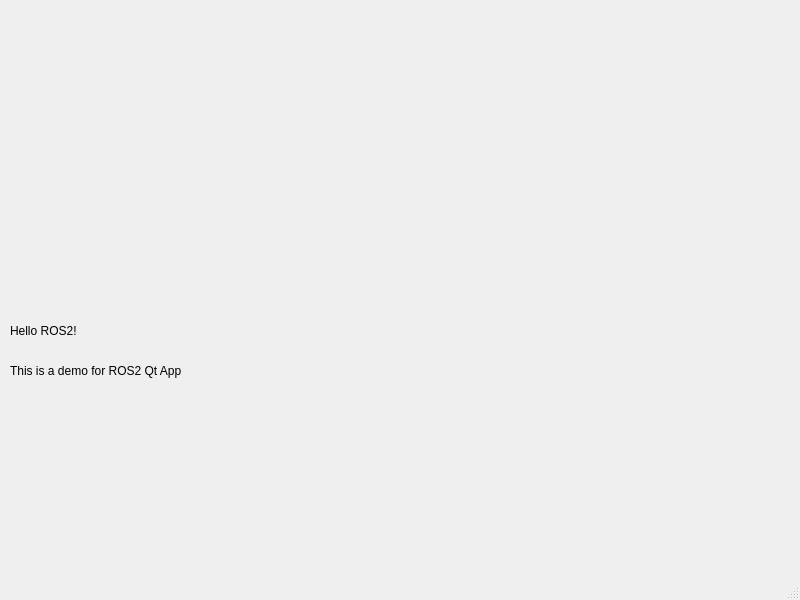
<?xml version="1.0" encoding="UTF-8"?>
<ui version="4.0">
 <class>MainWindow</class>
 <widget class="QMainWindow" name="MainWindow">
  <property name="geometry">
   <rect>
    <x>0</x>
    <y>0</y>
    <width>800</width>
    <height>600</height>
   </rect>
  </property>
  <property name="windowTitle">
   <string>MainWindow</string>
  </property>
  <widget class="QWidget" name="centralwidget">
   <widget class="QLabel" name="label">
    <property name="geometry">
     <rect>
      <x>10</x>
      <y>10</y>
      <width>341</width>
      <height>291</height>
     </rect>
    </property>
    <property name="text">
     <string/>
    </property>
   </widget>
   <widget class="QLabel" name="label_2">
    <property name="geometry">
     <rect>
      <x>10</x>
      <y>320</y>
      <width>291</width>
      <height>21</height>
     </rect>
    </property>
    <property name="text">
     <string>Hello ROS2!</string>
    </property>
   </widget>
   <widget class="QLabel" name="label_3">
    <property name="geometry">
     <rect>
      <x>10</x>
      <y>360</y>
      <width>291</width>
      <height>21</height>
     </rect>
    </property>
    <property name="text">
     <string>This is a demo for ROS2 Qt App</string>
    </property>
   </widget>
  </widget>
  <widget class="QMenuBar" name="menubar">
   <property name="geometry">
    <rect>
     <x>0</x>
     <y>0</y>
     <width>800</width>
     <height>28</height>
    </rect>
   </property>
  </widget>
  <widget class="QStatusBar" name="statusbar"/>
 </widget>
 <resources/>
 <connections/>
</ui>
